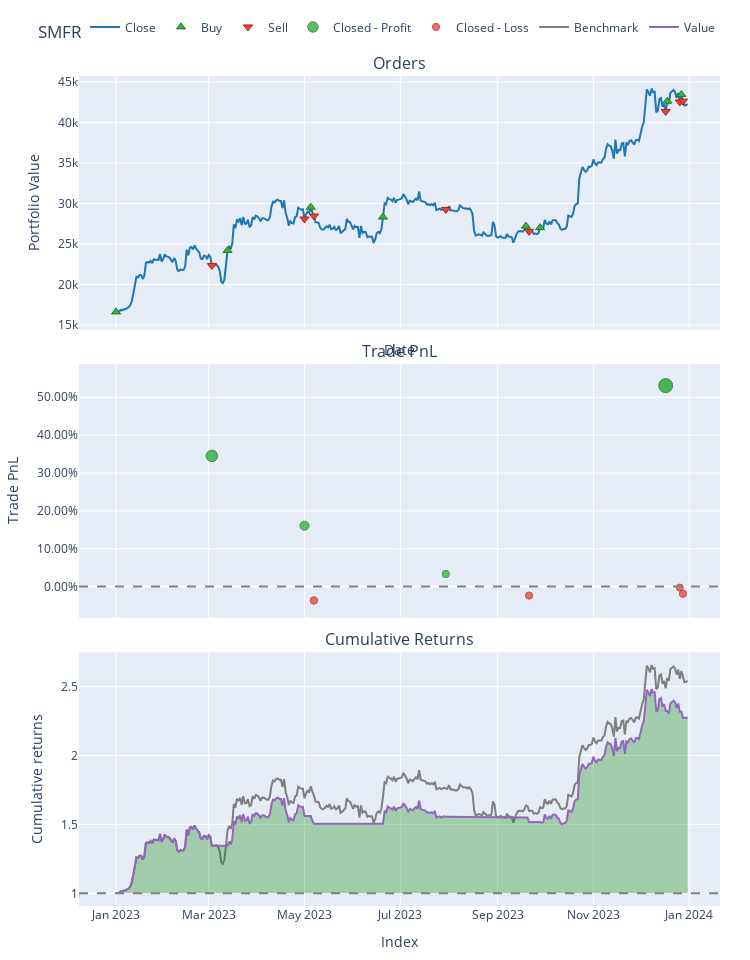

Notebook code cell kept with this figure:
### Code cell
fig = btc_pf.plot()
fig.update_layout(title=f'SMFR', xaxis_title='Date', yaxis_title='Portfolio Value')
fig.show()

### Figure 1 — Plotly figure (JSON) as saved in the notebook; plotly's stock layout.template omitted (floating-point values rounded to 4 significant figures; data arrays with more than 128 entries replaced by an {"elided": "..."} marker saying what was removed)
{"data": [{"legendgroup": "0", "line": {"color": "#1f77b4"}, "name": "Close", "showlegend": true, "type": "scatter", "uid": "e2b5aac2-e995-4143-9989-d5a88372f825", "x": {"elided": "365 str values"}, "xaxis": "x", "y": {"elided": "365 float values"}, "yaxis": "y"}, {"customdata": [[0, 6.015, 0], [2, 5.559, 0], [4, 5.287, 0], [6, 5.311, 0], [8, 5.714, 0], [10, 5.618, 0], [12, 5.452, 0], [14, 5.336, 0]], "hovertemplate": "Order Id: %{customdata[0]}<br>Timestamp: %{x}<br>Price: %{y}<br>Size: %{customdata[1]:.6f}<br>Fees: %{customdata[2]:.6f}", "legendgroup": "1", "marker": {"color": "#37B13F", "line": {"color": "rgb(38,123,44)", "width": 1}, "size": 8, "symbol": "triangle-up"}, "mode": "markers", "name": "Buy", "type": "scatter", "uid": "48d3ae28-4692-493a-9e34-66d1bee5f18a", "x": ["2023-01-01T00:00:00", "2023-03-13T00:00:00", "2023-05-05T00:00:00", "2023-06-20T00:00:00", "2023-09-19T00:00:00", "2023-09-28T00:00:00", "2023-12-18T00:00:00", "2023-12-27T00:00:00"], "xaxis": "x", "y": [16630.0, 24200.0, 29530.0, 28330.0, 27210.0, 27020.0, 42620.0, 43440.0], "yaxis": "y"}, {"customdata": [[1, 6.015, 0], [3, 5.559, 0], [5, 5.287, 0], [7, 5.311, 0], [9, 5.714, 0], [11, 5.618, 0], [13, 5.452, 0], [15, 5.336, 0]], "hovertemplate": "Order Id: %{customdata[0]}<br>Timestamp: %{x}<br>Price: %{y}<br>Size: %{customdata[1]:.6f}<br>Fees: %{customdata[2]:.6f}", "legendgroup": "2", "marker": {"color": "#EA4335", "line": {"color": "rgb(181,31,18)", "width": 1}, "size": 8, "symbol": "triangle-down"}, "mode": "markers", "name": "Sell", "type": "scatter", "uid": "2acbd262-9cf4-4ee4-9e63-f45ab474ac8e", "x": ["2023-03-03T00:00:00", "2023-05-01T00:00:00", "2023-05-07T00:00:00", "2023-07-30T00:00:00", "2023-09-21T00:00:00", "2023-12-17T00:00:00", "2023-12-26T00:00:00", "2023-12-28T00:00:00"], "xaxis": "x", "y": [22360.0, 28090.0, 28450.0, 29280.0, 26570.0, 41360.0, 42520.0, 42630.0], "yaxis": "y"}, {"customdata": [[0, 0, 34510.0, 0.3451], [1, 1, 21650.0, 0.1609], [3, 3, 5034.0, 0.03346], [5, 5, 80580.0, 0.5308]], "hovertemplate": "Exit Trade Id: %{customdata[0]}<br>Position Id: %{customdata[1]}<br>Exit Timestamp: %{x}<br>PnL: %{customdata[2]:.6f}<br>Return: %{customdata[3]:.2%}", "legendgroup": "3", "marker": {"color": "#37B13F", "line": {"color": "rgb(38,123,44)", "width": 1}, "opacity": [0.8473, 0.795, 0.7588, 0.9], "size": [11.54, 9.1, 7.411, 14], "symbol": "circle"}, "mode": "markers", "name": "Closed - Profit", "type": "scatter", "uid": "cdcc69f9-7ae7-408a-8acb-4c505ef58629", "x": ["2023-03-03T00:00:00", "2023-05-01T00:00:00", "2023-07-30T00:00:00", "2023-12-17T00:00:00"], "xaxis": "x2", "y": [0.3451, 0.1609, 0.03346, 0.5308], "yaxis": "y2"}, {"customdata": [[2, 2, -5707.0, -0.03655], [4, 4, -3677.0, -0.02365], [6, 6, -562.3, -0.00242], [7, 7, -4349.0, -0.01876]], "hovertemplate": "Exit Trade Id: %{customdata[0]}<br>Position Id: %{customdata[1]}<br>Exit Timestamp: %{x}<br>PnL: %{customdata[2]:.6f}<br>Return: %{customdata[3]:.2%}", "legendgroup": "4", "marker": {"color": "#EA4335", "line": {"color": "rgb(181,31,18)", "width": 1}, "opacity": [0.7597, 0.756, 0.75, 0.7546], "size": [7.452, 7.281, 7, 7.216], "symbol": "circle"}, "mode": "markers", "name": "Closed - Loss", "type": "scatter", "uid": "6dd7d6db-f65c-4776-84ed-85cfae1a3c2a", "x": ["2023-05-07T00:00:00", "2023-09-21T00:00:00", "2023-12-26T00:00:00", "2023-12-28T00:00:00"], "xaxis": "x2", "y": [-0.03655, -0.02365, -0.00242, -0.01876], "yaxis": "y2"}, {"legendgroup": "5", "line": {"color": "#7f7f7f"}, "name": "Benchmark", "showlegend": true, "type": "scatter", "uid": "ff649cb9-c1fe-4842-b313-1b548b5edf78", "x": {"elided": "365 str values"}, "xaxis": "x3", "y": {"elided": "365 float values"}, "yaxis": "y3"}, {"hoverinfo": "skip", "legendgroup": "6", "line": {"color": "rgba(0, 0, 0, 0)", "width": 0}, "opacity": 0, "showlegend": false, "type": "scatter", "uid": "4fcf282a-728b-4a1d-bdd9-e896d205f042", "x": {"elided": "365 str values"}, "xaxis": "x3", "y": {"elided": "365 int values"}, "yaxis": "y3"}, {"connectgaps": false, "fill": "tonexty", "fillcolor": "rgba(0, 128, 0, 0.3)", "hoverinfo": "skip", "legendgroup": "6", "line": {"color": "rgba(0, 0, 0, 0)", "width": 0}, "opacity": 0, "showlegend": false, "type": "scatter", "uid": "d8c805d3-f205-4134-88e2-0330599499f5", "x": {"elided": "365 str values"}, "xaxis": "x3", "y": {"elided": "365 float values"}, "yaxis": "y3"}, {"legendgroup": "7", "line": {"color": "#9467bd"}, "name": "Value", "showlegend": true, "type": "scatter", "uid": "9f761c9c-4370-44f4-a52a-649cf3c6b993", "x": {"elided": "365 str values"}, "xaxis": "x3", "y": {"elided": "365 float values"}, "yaxis": "y3"}, {"hoverinfo": "skip", "legendgroup": "6", "line": {"color": "rgba(0, 0, 0, 0)", "width": 0}, "opacity": 0, "showlegend": false, "type": "scatter", "uid": "7e038f71-ceda-44bf-afa7-a3c0329613cd", "x": {"elided": "365 str values"}, "xaxis": "x3", "y": {"elided": "365 int values"}, "yaxis": "y3"}], "layout": {"annotations": [{"font": {"size": 16}, "showarrow": false, "text": "Orders", "x": 0.5, "xanchor": "center", "xref": "paper", "y": 1, "yanchor": "bottom", "yref": "paper"}, {"font": {"size": 16}, "showarrow": false, "text": "Trade PnL", "x": 0.5, "xanchor": "center", "xref": "paper", "y": 0.6528, "yanchor": "bottom", "yref": "paper"}, {"font": {"size": 16}, "showarrow": false, "text": "Cumulative Returns", "x": 0.5, "xanchor": "center", "xref": "paper", "y": 0.3056, "yanchor": "bottom", "yref": "paper"}], "height": 960, "legend": {"orientation": "h", "traceorder": "normal", "x": 1, "xanchor": "right", "y": 1.042, "yanchor": "bottom"}, "margin": {"b": 30, "l": 30, "r": 30, "t": 30}, "shapes": [{"line": {"color": "gray", "dash": "dash"}, "type": "line", "x0": 0, "x1": 1, "xref": "paper", "y0": 0, "y1": 0, "yref": "y2"}, {"line": {"color": "gray", "dash": "dash"}, "type": "line", "x0": 0, "x1": 1, "xref": "paper", "y0": 1, "y1": 1, "yref": "y3"}], "showlegend": true, "title": {"text": "SMFR"}, "width": 750, "xaxis": {"anchor": "y", "domain": [0, 1], "matches": "x3", "showticklabels": false, "title": {"text": "Date"}}, "xaxis2": {"anchor": "y2", "domain": [0, 1], "matches": "x3", "showticklabels": false}, "xaxis3": {"anchor": "y3", "domain": [0, 1], "title": {"text": "Index"}}, "yaxis": {"anchor": "x", "domain": [0.6944, 1], "title": {"text": "Portfolio Value"}}, "yaxis2": {"anchor": "x2", "domain": [0.3472, 0.6528], "tickformat": ".2%", "title": {"text": "Trade PnL"}}, "yaxis3": {"anchor": "x3", "domain": [0, 0.3056], "title": {"text": "Cumulative returns"}}}}
